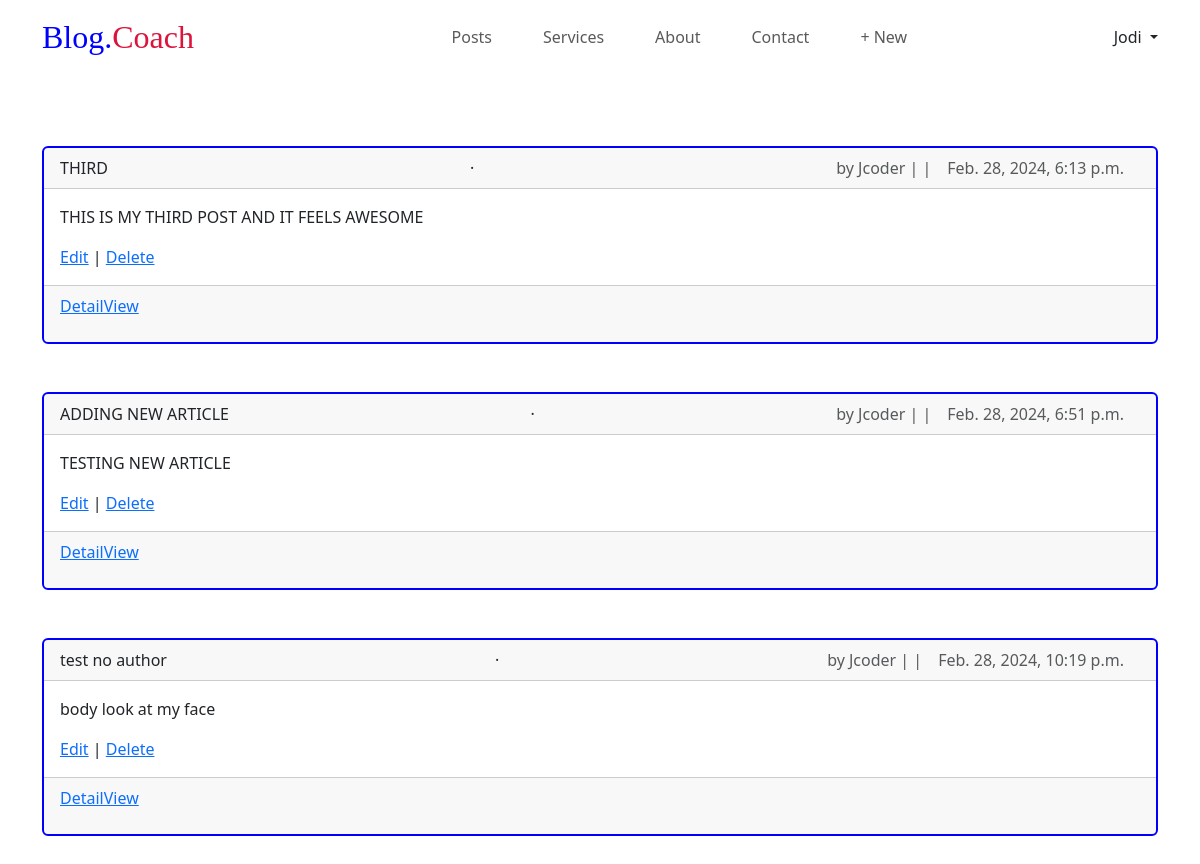
/articles/ (signed in), run on the app's committed database.
### accounts/models.py (models this page shows)
class CustomUser(AbstractUser):
    age = models.PositiveIntegerField(null=True, blank=True)

### Articles/models.py (models this page shows, shortened)
class Article(models.Model):
    title = models.CharField(max_length=255)
    body = models.TextField()
    date = models.DateTimeField(auto_now_add=True)
    author = models.ForeignKey(
        settings.AUTH_USER_MODEL,
        on_delete=models.CASCADE,
    )

### Articles/views.py (the view)
# urls.py: path("", ArticleListView.as_view(), name="article_list"),
class ArticleListView(ListView):
    model = Article
    template_name = "article_list.html"

### templates/article_list.html (shortened to what this page needs)
{% extends "base.html" %}
{% block content %}
{% for article in article_list %}
<div class="container">
<div class="card ">
    <div class="card-header  d-flex">
        <span class="font-weight-bold">{{ article.title }}</span>
        &middot;
        <span class="text-muted ">by  {{ article.author }} | |<span class="px-3">{{ article.date }}</span></span>
    </div>
    <div class="card-body ">
        <p>{{ article.body }}</p>
        {%if user.is_authenticated%}
            <a href="{% url 'article_edit' article.pk %}">Edit</a> |
            <a href="{% url 'article_delete' article.pk %}">Delete</a>
        {% endif %}
    </div>
    <div class="card-footer d-flex justify-content-space-arround">
        <p><a href="{% url 'article_detail' article.pk %}">DetailView</a></p>
    </div>
</div>
</div >
{% endfor %}
{% endblock content %}

### templates/base.html (shortened to what this page needs)
{% load static %}
<!DOCTYPE html>
<html lang="en">
<head>
    <link rel="stylesheet" href="{%static './node_modules/bootstrap/dist/css/bootstrap.min.css'%}">
    <link rel="stylesheet" href="{% static 'styles.css'%}">
</head>
<body>
    <header>
        <nav class="navbar navbar-expand-lg ">
            <div class="container">
                <a class="navbar-brand" href="#">Blog.<span>Coach</span> </a>
                <div class="collapse navbar-collapse" id="navbarSupportedContent">
                    <ul class="navbar-nav m-auto mb-2 mb-lg-0">
                        <li class="nav-item">
                            <a class="nav-link " href="{%url 'article_list' %}">Posts</a>
                        </li>
                        <li class="nav-item">
                            <a class="nav-link" href="#">Services</a>
                        </li>
                        <li class="nav-item ">
                            <a class="nav-link " href="#"> About </a>
                        </li>
                        <li class="nav-item">
                            <a class="nav-link " href="#">Contact</a>
                        </li>
                    {% if user.is_authenticated%}
                        <li class ="nav-item">
                            <a href="{% url 'article_new' %}" class="nav-link "> &plus; New</a>
                        </li>
                    </ul>
                        <div class="dropdown ">
                            <a href="#" class="d-block link-dark text-decoration-none dropdown-toggle" id="dropdownUser1" data-bs-toggle="dropdown" aria-expanded="false">
                            {{ user.username }}
                            </a>
                        </div>
                    {% else %}
                        <form class="d-flex ">
                            <button class="btn0 "> <a class="text-decoration-none text-light"href="{% url 'signup' %}">SignUp </a></button>
                            <button class="btn1 mx-2"> <a class="text-decoration-none text-light" href="{% url 'login' %}">Log In</a></button>
                        </form>
                    {% endif %}
                </div>
            </div>
        </nav>
    </header>
    <main>
        {% block content%}
        {%endblock content%}
    </main>
</body>
</html>

### static/styles.css (style rules this page uses)
* { padding: 0; margin: 0; box-sizing: border-box; }
.navbar-brand { font-family: 'Dancing Script', cursive; font-size: 2rem; color: blue; }
.navbar-brand span { color: crimson; }
.nav-item { color: gray !important; font-weight: 500; padding-left: 35px; }
main { margin-top: 6%; }
.d-flex { justify-content: space-between; }
.card { margin-bottom: 3rem; border: 2px solid blue; }

### data on the page
CustomUser: username "Jodi"
Article: title "THIRD", author "Jcoder", date "Feb. 28, 2024, 6:13 p.m.", body "THIS IS MY THIRD POST AND IT FEELS AWESOME"
Article: title "ADDING NEW ARTICLE", author "Jcoder", date "Feb. 28, 2024, 6:51 p.m.", body "TESTING NEW ARTICLE"
Article: title "test no author", author "Jcoder", date "Feb. 28, 2024, 10:19 p.m.", body "body look at my face"
